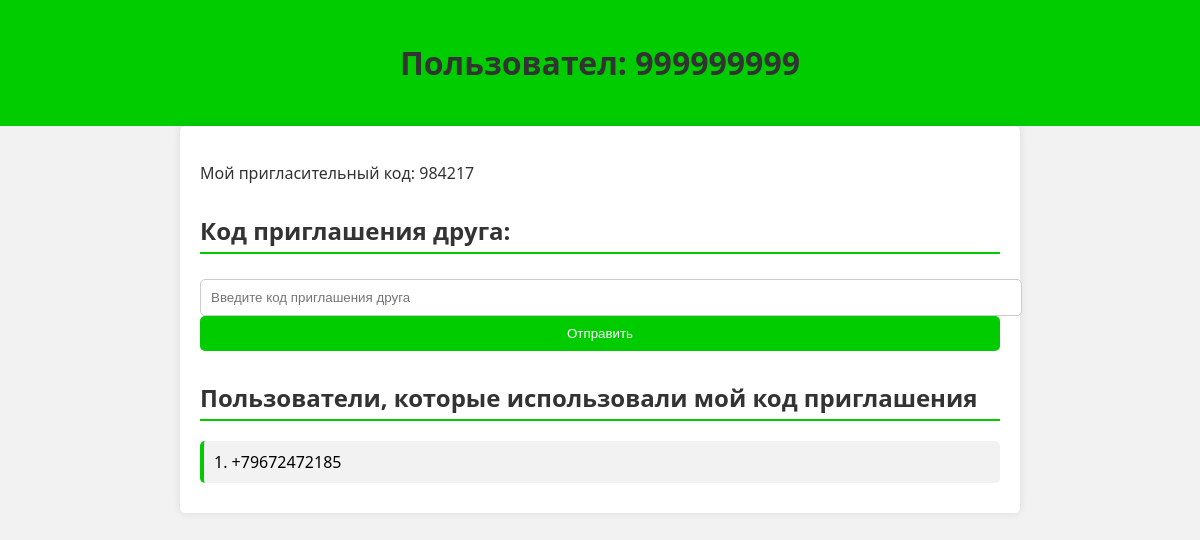
The page /my-page/ (signed in) on the database as committed earlier.
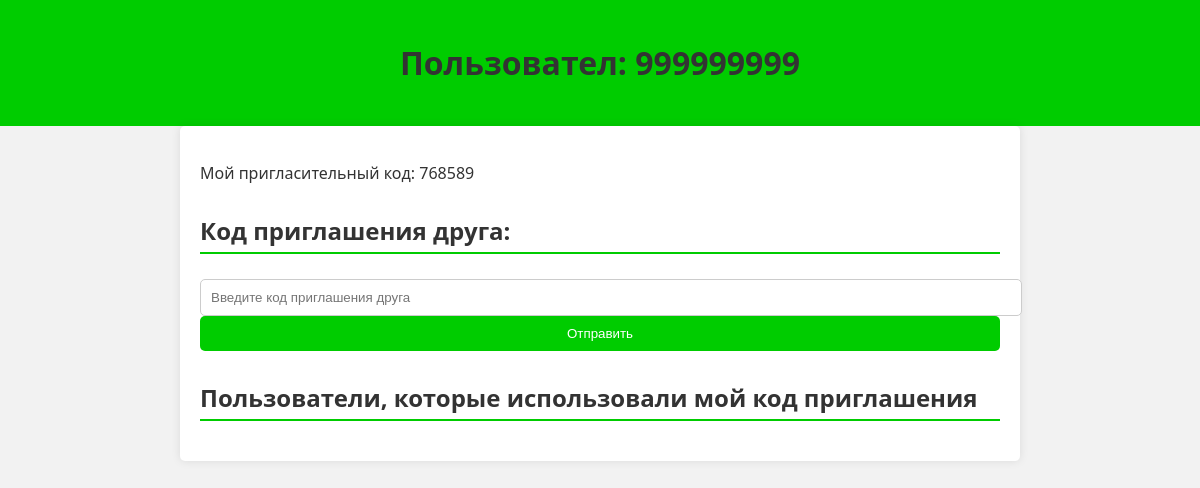
The same page on the database as committed later.
### user_verification/models.py (models this page shows, shortened)
class CustomUser(AbstractBaseUser, PermissionsMixin):
    phone_number = models.CharField(max_length=20, unique=True)
    my_invite_code = models.ForeignKey('InviteCode', on_delete=models.SET_NULL, related_name='my_invite', null=True, blank=True)
    friend_invite_code = models.ForeignKey('InviteCode', on_delete=models.SET_NULL, related_name='friend_invite', null=True, blank=True)
    is_verified = models.BooleanField(default=False)
    objects = CustomUserManager()
    USERNAME_FIELD = 'phone_number'
    REQUIRED_FIELDS = []
    groups = models.ManyToManyField(
        'auth.Group',
        related_name='custom_users',  # Added related_name
        blank=True,
        help_text='The groups this user belongs to.'
    )
    user_permissions = models.ManyToManyField(
        'auth.Permission',
        related_name='custom_users',  # Added related_name
        blank=True,
        help_text='Specific permissions for this user.'
    )

class InviteCode(models.Model):
    invite_code = models.CharField(max_length=6, unique=True)
    def __str__(self):
        return self.invite_code

### user_verification/views.py (the view)
# urls.py: path('my-page/', MyPageView.as_view(), name='my-page'),
class MyPageView(APIView):
    def get(self, request):
        phone_number = request.session.get('phone_number')
        try:
            user = CustomUser.objects.get(phone_number=phone_number)
        except CustomUser.DoesNotExist:
            return render(request, 'user_verification/error.html', {'error': 'Пользователь не найден'})
        if user.is_verified:
            friends = CustomUser.objects.filter(friend_invite_code=user.my_invite_code)
            context = {
                'user': user,
                'friends': friends
            }
            return render(request, 'user_verification/my_page.html', context)
        else:
            return render(request, 'user_verification/error.html', {'error': 'Пользователь не проверен'})

### user_verification/templates/user_verification/my_page.html (shortened to what this page needs)
<!DOCTYPE html>
<html>
<head>
</head>
<body>
    <header>
        <h1>Пользовател: {{ user.phone_number }}</h1>
    </header>
    <div class="container">
        <p>Мой пригласительный код: {{ user.my_invite_code }}</p>
        <h2>Код приглашения друга:</h2>
        {% if user.friend_invite_code %}
            <p>{{ user.friend_invite_code }}</p>
        {% else %}
            <form method="post" action="{% url 'verify-friend-invite' %}">
                <input type="text" name="friend_invite_code" placeholder="Введите код приглашения друга" required>
                <button type="submit">Отправить</button>
            </form>
        {% endif %}
        <h2>Пользователи, которые использовали мой код приглашения</h2>
        <ul>
            {% for friend in friends %}
            <li>{{ forloop.counter }}. {{ friend.phone_number }}</li>
            {% endfor %}
        </ul>
    </div>
</body>
</html>

Rows that differ between the two databases and show on the page:
no longer on this page (row edited): CustomUser: phone_number "+79672472185"
changed CustomUser: my_invite_code "984217" → "768589"
